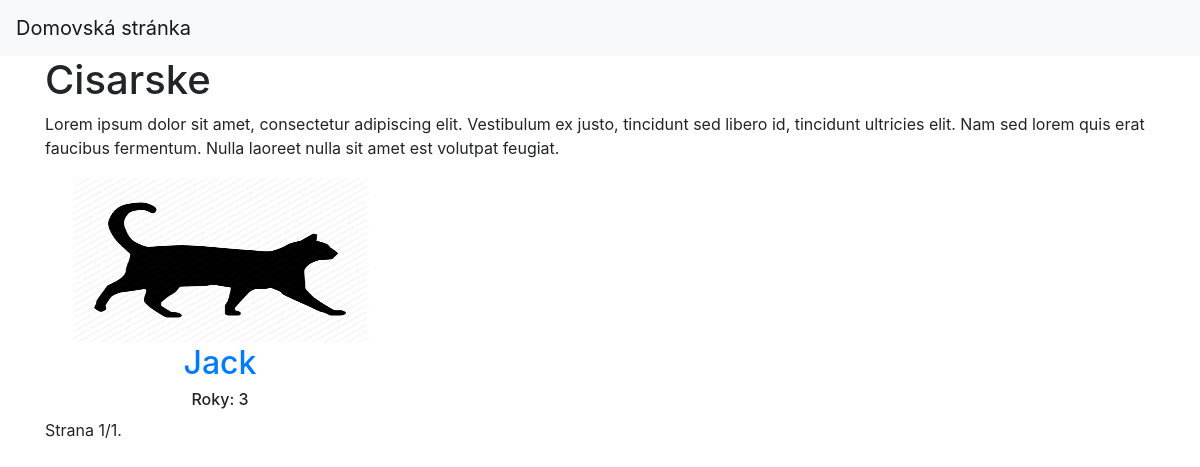
/Cisarske, run on the app's committed database.
### macky/models.py (models this page shows, shortened)
class rasa(models.Model):
    meno_rasy = models.CharField(max_length=100)
    popis_rasy = models.TextField()
    image = models.ImageField(upload_to='images/', null=True, blank=True)

class macka(models.Model):
    typ_rasy = models.ForeignKey(rasa, on_delete=models.CASCADE)
    meno = models.CharField(max_length=50)
    rok = models.IntegerField(default=0)
    hmotnost = models.IntegerField()
    vyska = models.IntegerField()
    kastracie = models.CharField(max_length=50)
    popis = models.TextField()
    image = models.ImageField(upload_to='images/', null=True, blank=True)

### macky/views.py (the view)
# urls.py: path('<meno_rasy>', CatsView.as_view(), name='cats'),
class CatsView(ListView):
    template_name = 'macky/cats.html'
    paginate_by = 6
    def get_queryset(self):
        self.rasa_r = get_object_or_404(rasa, meno_rasy=self.kwargs['meno_rasy'])
        return macka.objects.filter(typ_rasy=self.rasa_r)
    def get_context_data(self, **kwargs):
        context = super().get_context_data(**kwargs)
        context['urcita_rasa'] = self.rasa_r
        return context

### macky/templates/macky/cats.html (shortened to what this page needs)
{% extends 'macky/base.html' %}
{% load static %}
{% block content %}
<div class="container">
    <h1>{{urcita_rasa.meno_rasy}}</h1>
    <p>{{urcita_rasa.popis_rasy}}</p>
    <div class="row text-center perszske-container">
                {% for cats in page_obj %}
                    <div class="col-lg-4">
                        {% if cats.image %}
                            <img src="{{cats.image.url}}" width="300" height="168">
                        {% else %}
                            <img src="{% static 'macky/pictures/icon_cat.png' %}" width="300" height="168">
                        {% endif %}
                        <a href="/macka/{{cats.id}}"><h2>{{cats.meno}} </h2></a>
                        <h6>Roky: {{cats.rok}}</h6>
                    </div>
                {% endfor %}
    </div>
    <div class="pagination text-center">
        <span class="step-links">
            <span class="current">
                Strana {{ page_obj.number }}/{{ page_obj.paginator.num_pages }}.
            </span>
        </span>
    </div>
</div>
{% endblock %}

### data on the page
rasa: meno_rasy "Cisarske", popis_rasy "Lorem ipsum dolor sit amet, consectetur adipiscing elit. Vestibulum ex justo, tincidunt sed libero id, tincidunt ultricies elit. Nam sed lorem quis erat faucibus fermentum. Nulla laoreet nulla sit amet est volutpat feugiat."
macka: meno "Jack", rok "3"

### other printed values
{{ page_obj.number }} "1"
{{ page_obj.paginator.num_pages }} "1"
